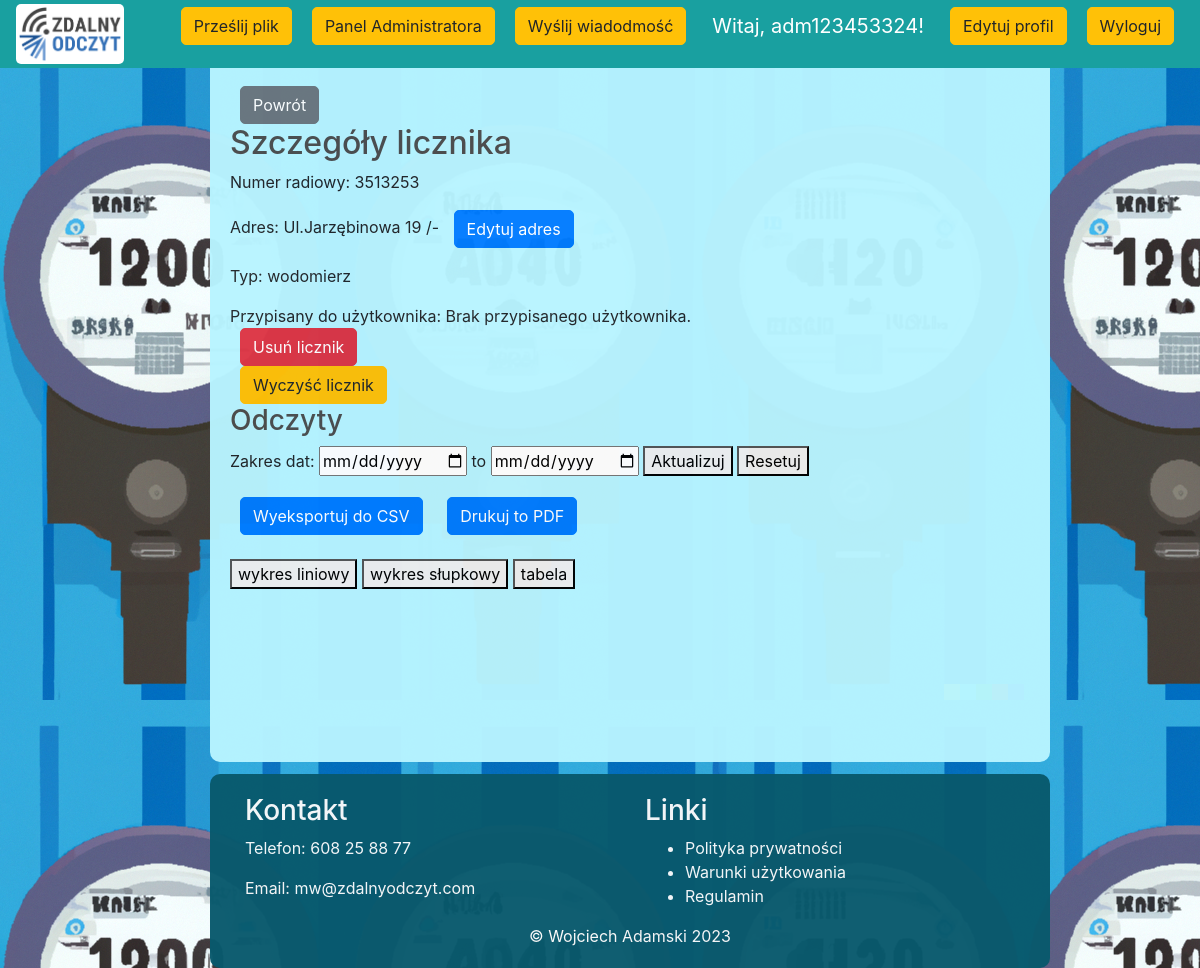
/meter_details/3 (signed in), run on the app's committed database.
### src/models.py (models this page shows, shortened)
class User(UserMixin, db.Model):
    id = db.Column(db.Integer, primary_key=True)
    email = db.Column(db.String(120), unique=True, index=True)
    password_hash = db.Column(db.String(128))
    is_admin = db.Column(db.Boolean, default=False)
    meters = db.relationship('Meter', backref='user', lazy='dynamic')
    is_active = db.Column(db.Boolean, default=True)
    notes = db.Column(db.Text)
    unread_messages = db.Column(db.Integer, default=0)

class Meter(db.Model):
    id = db.Column(db.Integer, primary_key=True)
    radio_number = db.Column(db.String(64), unique=True, index=True)
    type = db.Column(db.String(64))
    user_id = db.Column(db.Integer, db.ForeignKey('user.id'))
    readings = db.relationship('MeterReading', backref='meter', lazy='dynamic')
    name = db.Column(db.String(100), nullable=True)
    events = db.relationship('Event', backref='meter', lazy=True)
    address_id = db.Column(db.Integer, db.ForeignKey('address.id'))
    address = db.relationship('Address', backref='meter', lazy=True)

class Address(db.Model):
    id = db.Column(db.Integer, primary_key=True)
    city = db.Column(db.String(100), nullable=True)
    street = db.Column(db.String(100), nullable=True)
    building_number = db.Column(db.String(10), nullable=True)
    apartment_number = db.Column(db.String(10), nullable=True)
    postal_code = db.Column(db.String(20), nullable=True)

### src/routes.py (the view)
@main_routes.route('/meter_details/<int:meter_id>', methods=['GET', 'POST'])
@login_required
def meter_details(meter_id):
    meter = Meter.query.get_or_404(meter_id)
    user = meter.user
    events=meter.events
    if current_user != meter.user and not current_user.is_admin:
        flash('Brak uprawnień do wyświetlenia tych szczegółów.', 'danger')
        return redirect(url_for('main_routes.home'))
    readings = MeterReading.query.filter_by(meter_id=meter.id).all()
    readings_list = [{"date": reading.date, "reading": reading.reading} for reading in readings]
    return render_template('meter_details.html', meter=meter, readings=readings_list, user=user,events=events)

### src/models.py (called while the page is built)
@login_manager.user_loader
def load_user(user_id):
    return User.query.get(int(user_id))

### templates/meter_details.html (shortened to what this page needs)
{% extends "base.html" %}
{% block content %}
<button class="btn btn-secondary no-print" onclick="goBack()">Powrót</button>
<h2>Szczegóły licznika</h2>
<p>Numer radiowy: {{ meter.radio_number }}</p>
{% if meter.address %}
    <p>Adres: {% if meter.address.city != None %} {{ meter.address.city }},{% endif %} {% if meter.address.street != None %} Ul.{{ meter.address.street }} {{ meter.address.building_number }} {% if meter.address.apartment_number %} {% if meter.address.apartment_number != None %}/{{ meter.address.apartment_number }}
    {% endif %} {% endif %} {% endif %}
    <button id="add-address-button" class="btn btn-primary no-print">Edytuj adres</button>
    </p>
{% else %}
    <p>Brak przypisanego adresu.
    <button id="add-address-button" class="btn btn-primary no-print">Dodaj adres</button>
    </p>
{% endif %}
<p>Typ: {% if meter.type == "water" %}wodomierz{% elif meter.type == "heat" %}ciepłomierz{% endif %}</p>
    {% if current_user.is_admin %}
<th>Przypisany do użytkownika:</th>
<td>
    {% if meter.user %}
    <a href="{{ url_for('main_routes.user_overview', user_id=user.id) }}">{{ user.email }}</a>
    {% else %}
    Brak przypisanego użytkownika.
    {% endif %}
</td>
       <form method="post" action="{{ url_for('main_routes.delete_meter', meter_id=meter.id) }}">
    <button type="submit" class="btn btn-danger no-print" onclick="return confirm('Czy na pewno chcesz usunąć ten licznik?')">Usuń licznik</button>
</form>
<form method="post" action="{{ url_for('main_routes.clear_readings', meter_id=meter.id) }}">
    <button type="submit" class="btn btn-warning no-print" onclick="return confirm('Czy na pewno chcesz wyczyścić odczyty tego licznika?')">Wyczyść licznik</button>
</form>
{% endif %}
<h3 class="no-print">Odczyty</h3>
<form class="no-print">
    <div class="form-group">
        <label for="start-date">Zakres dat:</label>
        <input type="date" id="start-date"> to <input type="date" id="end-date">
        <button type="button" id="update-chart">Aktualizuj</button>
        <button onClick="window.location.reload();">Resetuj</button>
    </div>
</form>
<button id="export-csv-button" class="btn btn-primary no-print">Wyeksportuj do CSV</button>
<button id="print-pdf-button" class="btn btn-primary no-print" onclick="window.print()">Drukuj to PDF</button>
<br />
<br />
<button id="line-chart-button" onclick="showChart('line')">wykres liniowy</button>
<button id="bar-chart-button" onclick="showChart('bar')">wykres słupkowy</button>
<button id="table-button" onclick="showTable()">tabela</button>
{% endblock %}

### templates/base.html (shortened to what this page needs)
<!DOCTYPE html>
<html>
<head>
    <link rel="stylesheet" href="https://stackpath.bootstrapcdn.com/bootstrap/4.4.1/css/bootstrap.min.css"
>
    <link rel="stylesheet" type="text/css" href="{{ url_for('static', filename='style.css')}}">
</head>
<body>
    <nav class="navbar navbar-fixed-top navbar-expand-lg navbar-dark bg-dark">
    <a class="navbar-brand" href="{{ url_for('main_routes.home') }}"><img src="{{ url_for('static', filename='img/Zdalny_Odczyt_RGB.png') }}" alt="Logo" class="logo">
        </a>
        <div class="collapse navbar-collapse" id="navbarSupportedContent">
            <ul class="navbar-nav mr-auto">
                <li class="nav-item active">
                    <a class="nav-link" href="{{ url_for('main_routes.home') }}">  <span class="sr-only">(current)</span></a>
                </li>
            </ul>
            <div class="form-inline my-2 my-lg-0">
                {% if current_user.is_authenticated %}
                {% if current_user.is_admin %}
                <p><a href="{{ url_for('main_routes.upload_csv') }} " class="btn btn-warning">Prześlij plik</a></p>
                <p><a href="{{ url_for('main_routes.admin_panel') }} " class="btn btn-warning">Panel Administratora</a></p>
                    <p><a href="{{ url_for('main_routes.messages') }}" class="btn btn-warning">Wyślij wiadodmość</a></p>
                {% endif %}
                    <p class="navbar-brand">Witaj, {{ current_user.email.split('@')[0] }}!</p>
                    <p><a href="{{ url_for('main_routes.edit_account') }}" class="btn btn-warning">Edytuj profil</a></p>
                    <p><a href="{{ url_for('main_routes.logout') }} " class="btn btn-warning">Wyloguj</a></p>
                {% else %}
                    <a href="{{ url_for('main_routes.login') }}" class="btn btn-warning">Login</a>
                {% endif %}
            </div>
        </div>
</nav>
<div class="center-box">
    <br>
    {% block content %}
    {% endblock content %}
</div>
<footer class="footer no-print">
    <div class="container">
        <div class="row">
            <div class="col-md-6">
                <h3 style="color: #f9f9f9">Kontakt</h3>
                <p style="color: #f9f9f9">Telefon: 608 25 88 77</p>
                <p style="color: #f9f9f9">Email: mw@zdalnyodczyt.com</p>
            </div>
            <div class="col-md-6">
                <h3 style="color: #f9f9f9">Linki</h3>
                <ul>
                    <li style="color: #f9f9f9"><a href="#" style="color: #f9f9f9">Polityka prywatności</a></li>
                    <li style="color: #f9f9f9"><a href="#" style="color: #f9f9f9">Warunki użytkowania</a></li>
                    <li style="color: #f9f9f9"><a href="#" style="color: #f9f9f9">Regulamin</a></li>
                </ul>
            </div>
        </div>
    </div>
    <center style="color: #f9f9f9">&#169 Wojciech Adamski   2023</center>
</footer>
</body>
</html>

### static/style.css (style rules this page uses)
body { background-image: url('img/background.png'); background-attachment: fixed; }
h1,h2,h3,h4,h5,h6 { color:hsl(0, 0%, 30%); }
.bg-dark { background-color: #19a0a0 !important; }
.btn { border-radius: 5px; margin-inline: 10px; }
.center-box { margin-left: 17.5%; background-color:hsl(189, 100%, 86%) ; border-radius: 10px; opacity: 0.97; width: 70%; align-items: center; height: 100%; min-height: 720px; padding: 20px; margin-top: 3.5%; }
.footer { margin-left: 17.5%; background-color: hsl(192, 85%, 23%); border-radius: 10px; opacity: 0.97; width: 70%; align-items: center; padding: 20px; margin-top: 1%; }
.navbar { z-index: 10000; position: fixed; top: 0px; width: 100%; height: 7%; }
.logo { max-width: 150px; max-height: 60px; margin-right: 10px; border-radius: 5px; background-color: #ffffff; }

### data on the page
User: email "adm123453324"
Meter: radio_number "3513253"
Address: address.street "Jarzębinowa", address.building_number "19", address.apartment_number "-"
